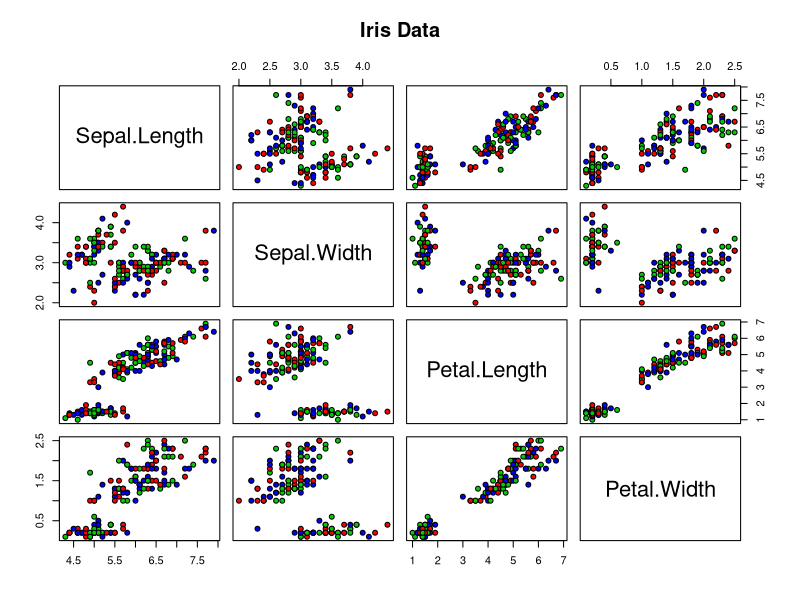
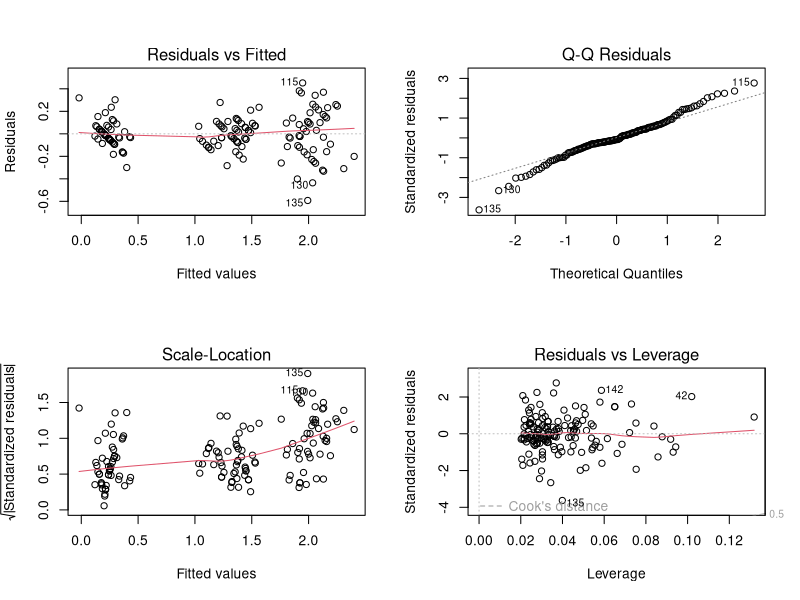
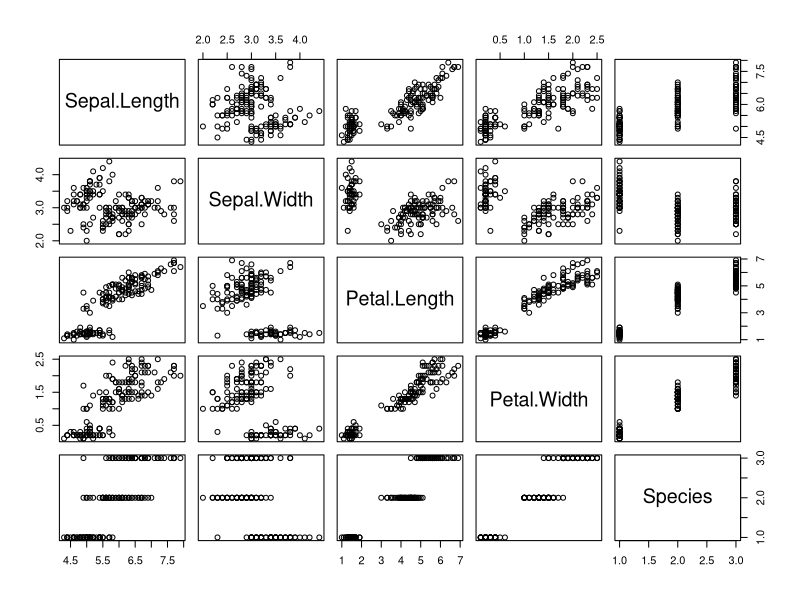
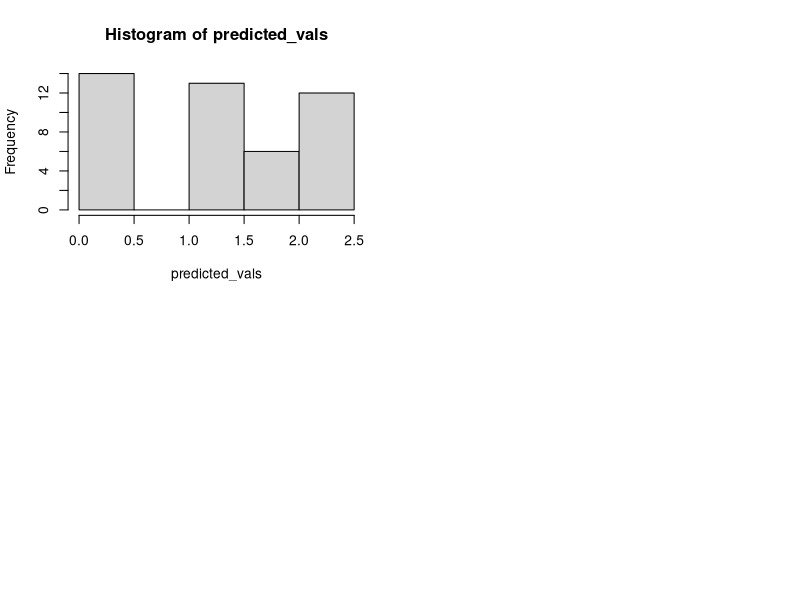

Write R code to recreate these figures, in order.
## ---- chunk 1
knitr::opts_chunk$set(echo = TRUE)
## ---- chunk 2
# install package function that installs the package 
# package still requires loading as library
validatePackage <- function(package) {
  if (!package %in% installed.packages())
    install.packages(package)
}
## ---- chunk 3
library(dplyr)
library(tidyverse)
library(datasets)
library(caret)
library(car)
## ---- chunk 4
data(iris)
head(iris)
summary(iris)
## ---- chunk 5
pairs(iris[1:4], main = "Iris Data", pch = 21, bg = c("red", "green3", "blue"))
## ---- chunk 6
simple_linear <- lm(Petal.Width ~ Petal.Length, data=iris)
summary(simple_linear)
## ---- chunk 7
multi_linear <- lm(Petal.Width ~ Petal.Length + Sepal.Length + Sepal.Width + Species, data=iris)
summary(multi_linear)
## ---- chunk 8
# model 2.0

multi_linear2 <- lm(Petal.Width ~Sepal.Length + Sepal.Width + Species, data=iris)
summary(multi_linear2)
## ---- chunk 9
# Testing the model

# Splitting the data set
dt = sort(sample(nrow(iris),nrow(iris)*0.7))
train <- iris[dt,]
test <- iris[-dt,]

# Training the model[
final_model <- lm(Petal.Width ~ Sepal.Length + Sepal.Width + Species, data=train)

#predicting values
predicted_vals <- predict(final_model, newdata =test)
## ---- chunk 10
# plotting the residuals vs fitted plot and other validation plots
par(mfrow=c(2,2))
plot(multi_linear)
## ---- chunk 11
# correlation matrix
pairs(iris)

# VIF
vif(multi_linear)
## ---- chunk 12
hist(predicted_vals)
